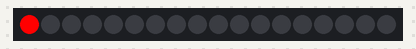
Recording of a sketch running on a simulated Arduino Uno, built with avr-gcc and run on an emulated ATmega328P. Shown: 18 RGB LEDs in strip order, left to right.

Above: at 0.15 s.
At 0.65 s:
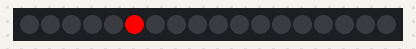
At 1.15 s:
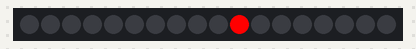
At 1.65 s:
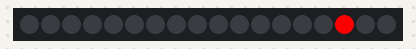
At 2.15 s:
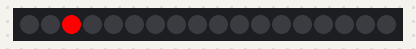

The sketch:

ch04_delay_sucks.ino
```cpp
#include <Adafruit_NeoPixel.h>
#ifdef __AVR__
  #include <avr/power.h>
#endif

#define PIN 6
#define NUM_LEDS 18

Adafruit_NeoPixel strip = Adafruit_NeoPixel(NUM_LEDS, PIN, NEO_GRB + NEO_KHZ800);

uint32_t last_update = 0;
uint32_t ms_per_pixel_move = 100;
uint8_t pixel = 0;

void setup() {
  strip.begin();
  strip.show();
}

bool timeToRefreshStrip() {
  uint32_t now = millis();
  if ( now - last_update < ms_per_pixel_move ) return false;
  last_update = now;
  return true;
}


void loop() {
  if ( timeToRefreshStrip() ) {
    uint8_t last_pixel = ( pixel + strip.numPixels() - 1 ) % strip.numPixels();
    strip.setPixelColor(last_pixel, strip.Color(0, 0, 0));
    strip.setPixelColor(pixel, strip.Color(255, 0, 0));
    strip.show();
    pixel = (pixel + 1) % strip.numPixels();
  }
}
```

Measured:
- by itself, everything shown: repeats every 1.8 s, in 18 steps
